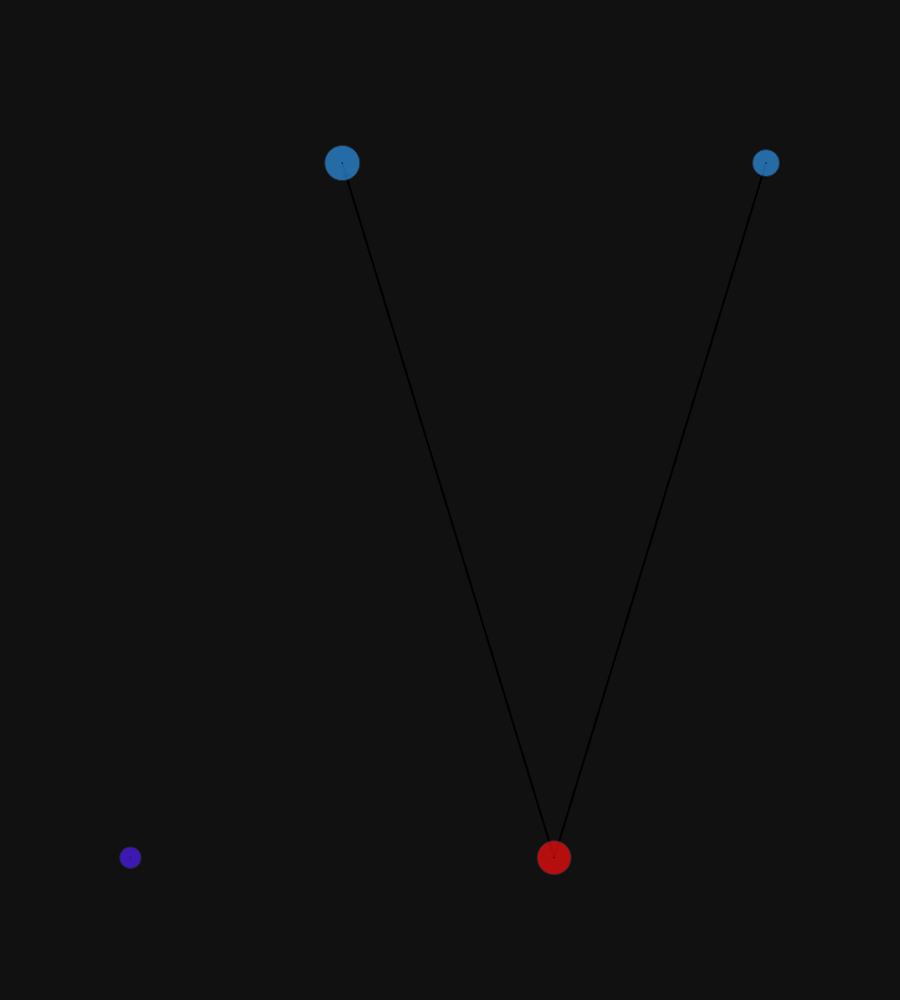
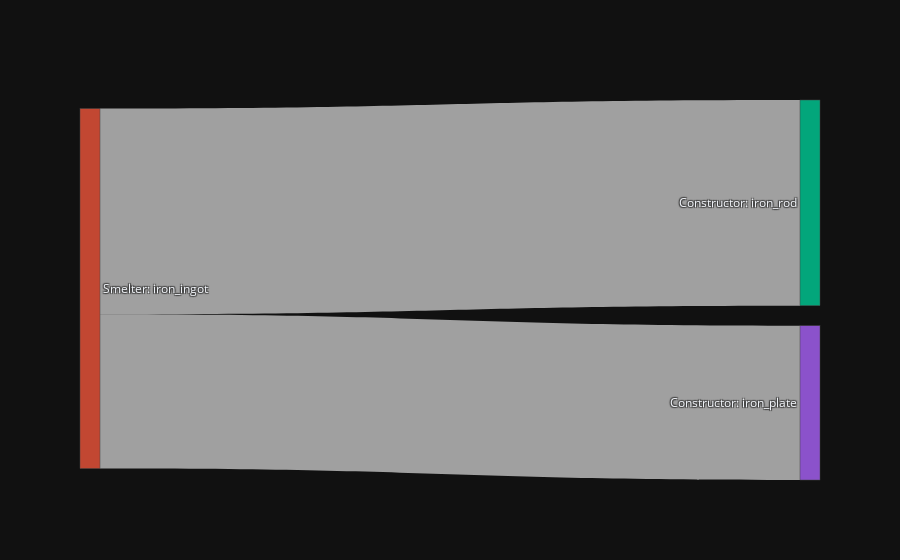

The cell these charts' notebook holds for them, in order:
### Code cell
available_machines = make_recipes(BASE_CONFIG, machine_mapping)
available_machines = [*available_machines.core]
Machine.autobind(available_machines)

target_product = MaterialSpec(iron_plate=1, iron_rod=2)
target_available = MaterialSpec(iron_ore=360)
solution = Process.from_inputs(target_available,
                               target_product,
                               available_machines)

plot_process(solution, Graph.layout_reingold_tilford)
plot_sankey(solution)
display(HTML(recipe_summary(solution)))

### Figure 1 — Plotly figure (JSON) as saved in the notebook; plotly's stock layout.template omitted (floating-point values rounded to 4 significant figures)
{"data": [{"hoverinfo": "none", "line": {"shape": "spline"}, "marker": {"angleref": "previous", "color": "black", "size": 10, "standoff": 10, "symbol": "arrow-wide"}, "mode": "lines+markers", "showlegend": false, "x": [0.5, 0.0, null, 0.5, 1.0, null], "y": [1.0, 2.0, null, 1.0, 2.0, null], "type": "scatter"}, {"hovertemplate": "%{text}<extra></extra>", "marker": {"color": ["#511CFB", "#FB0D0D", "#2E91E5", "#2E91E5"], "size": [21.46, 34.08, 35.23, 27.17], "symbol": "circle-dot"}, "mode": "markers", "showlegend": false, "text": ["\nAggregator<br>\nRecipe: input<br>\nScale: 1\n", "\nSmelter<br>\nRecipe: iron_ingot<br>\nScale: 12.0\n", "\nConstructor<br>\nRecipe: iron_rod<br>\nScale: 13.7143\n", "\nConstructor<br>\nRecipe: iron_plate<br>\nScale: 5.1429\n"], "x": [-0.5, 0.5, 0.0, 1.0], "y": [1.0, 1.0, 2.0, 2.0], "type": "scatter"}], "layout": {"xaxis": {"showgrid": false, "zeroline": false, "visible": false}, "yaxis": {"showgrid": false, "zeroline": false, "visible": false}, "autosize": true, "height": 1000}}

### Figure 2 — Plotly figure (JSON) as saved in the notebook; plotly's stock layout.template omitted (floating-point values rounded to 4 significant figures)
{"data": [{"link": {"label": ["iron_ingot", "iron_ingot"], "source": [1, 1], "target": [2, 3], "value": [205.7, 154.3]}, "node": {"label": ["Aggregator: input", "Smelter: iron_ingot", "Constructor: iron_rod", "Constructor: iron_plate"]}, "type": "sankey"}], "layout": {}}
